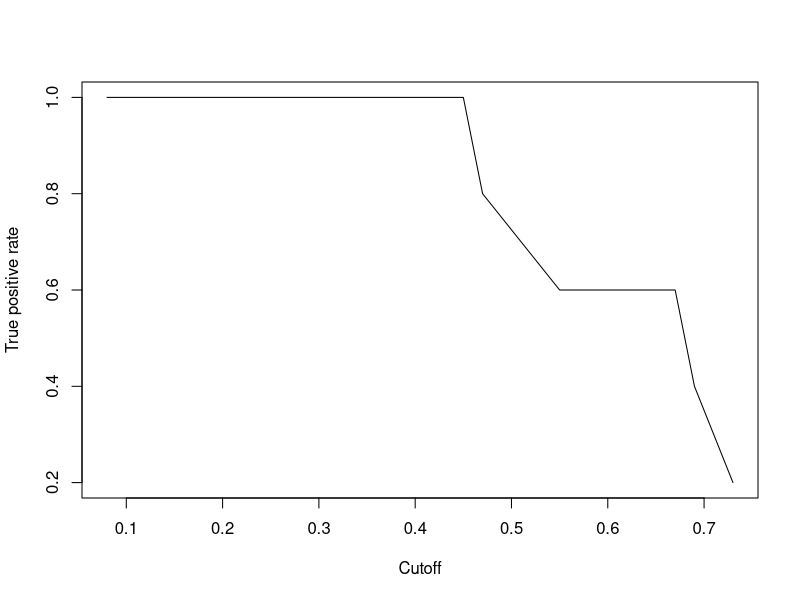
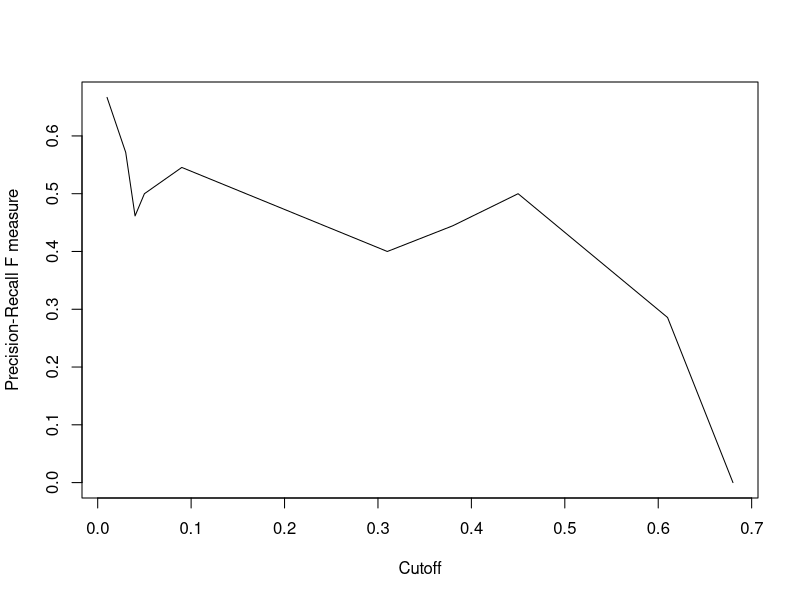
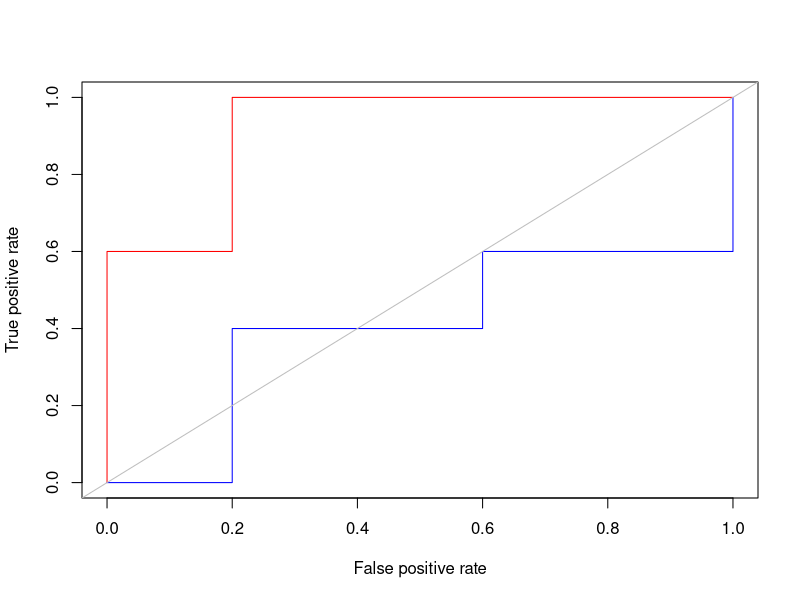

Generate these figures, in order, with R:
rm(list=ls())

library(e1071)
library(MLmetrics)
library(ROCR)

Class = c(1, 1, 0, 0, 1, 1, 0, 0, 1, 0)
P_M1 = c(0.73, 0.69, 0.44, 0.55, 0.67, 0.47, 0.08, 0.15, 0.45, 0.35)
P_M2 = c(0.61, 0.03, 0.68, 0.31, 0.45, 0.09, 0.38, 0.05, 0.01, 0.04)
data = data.frame(Class, P_M1, P_M2)

#Question 1
pred_obj1 = prediction(data$P_M1, data$Class, label.ordering = c("0","1"))
TPRcurve <- performance(pred_obj1,"tpr")
print(TPRcurve)
plot(TPRcurve)

#Question 2
pred_obj2 = prediction(data$P_M2, data$Class, label.ordering = c("0","1"))
Fmeasure <- performance(pred_obj2,"f")
print(Fmeasure)
plot(Fmeasure)


#Question 3 and 4
ROC1 <- performance(pred_obj1,"tpr", "fpr")
print(ROC1)
plot(ROC1, col="red")

ROC2 <- performance(pred_obj2,"tpr", "fpr")
print(ROC2)
plot(ROC2, col="blue", add=TRUE)
abline(0,1, col = "grey")

performance(pred_obj2, "auc")@y.values

performance(pred_obj1, "auc")@y.values
